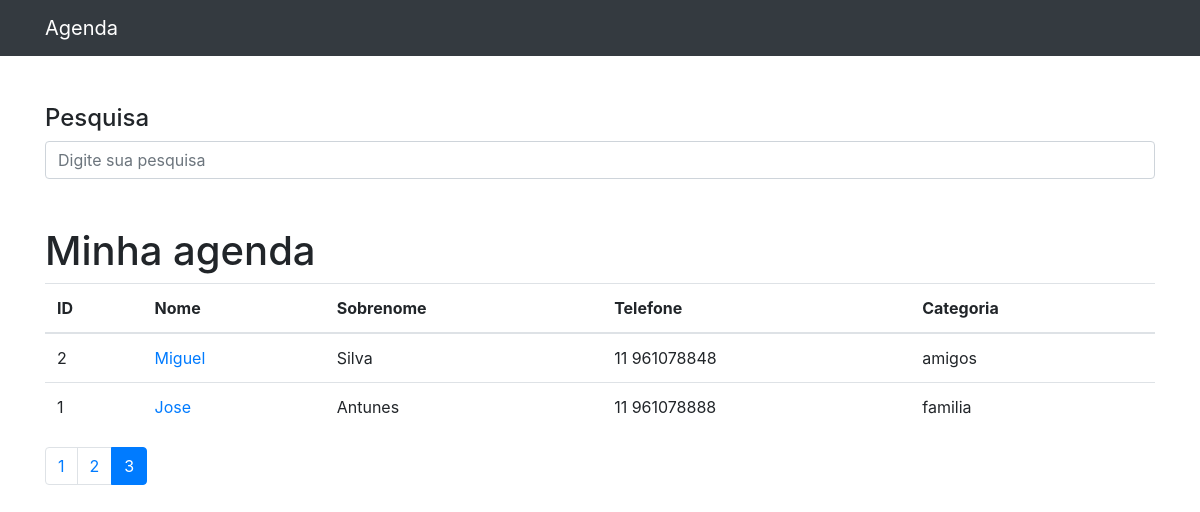
The page /?p=3&termo= on the database its author committed.
### contato/models.py (models this page shows, shortened)
class Contato(models.Model):
    nome = models.CharField(max_length= 50)
    sobrenome = models.CharField(max_length= 50, blank= True)
    telefone = models.CharField(max_length= 20)
    email = models.EmailField(max_length= 50, blank=True)
    data_criacao = models.DateTimeField(default= timezone.now)
    descricao = models.TextField(blank= True)
    categoria = models.ForeignKey(Categoria, on_delete= models.DO_NOTHING)
    mostrar = models.BooleanField(default= True)
    foto = models.ImageField(blank= True, upload_to='fotos/%Y/%m/%d')

class Categoria(models.Model):
    categoria = models.CharField(max_length= 50)
    def __str__(self) -> str:
        return self.categoria

### contato/views.py (the view)
# urls.py: path('', views.index, name='index'),
def index(request):
    lista_contatos = Contato.objects.order_by('-id').filter(mostrar= True)
    paginator = Paginator(lista_contatos, 2)
    paginas = request.GET.get('p')
    contatos = paginator.get_page(paginas)
    return render(request, 'index.html', {'contatos': contatos})

### contato/templates/index.html (shortened to what this page needs)
{% extends 'base.html' %}
{% block conteudo %}
    <div class="container">
        <div class="row">
            <div class="col-lg-12">
                <h4 class="mt-5">Pesquisa</h4>
                <form method="get" action="{% url 'busca' %}">
                    <div class="form-group row">
                        <div class="col-12">
                        <input class="form-control"
                                type="search" value="{{ request.GET.termo }}"
                                id="search-input"
                                placeholder="Digite sua pesquisa"
                                name="termo">
                        </div>
                    </div>
                </form>
                <h1 class="mt-5">Minha agenda</h1>
                <table class="table">
                    <thead>
                    <tr>
                        <th>ID</th>
                        <th>Nome</th>
                        <th>Sobrenome</th>
                        <th>Telefone</th>
                        <th>Categoria</th>
                    </tr>
                    </thead>
                    <tbody>
                    {% for contato in contatos %}
                        <tr>
                            <td>{{contato.id}}</td>
                            <td>
                                <a href="{% url 'detalhes' contato.id %}">{{contato.nome}}</a>
                            </td>
                            <td>{{contato.sobrenome}}</td>
                            <td>{{contato.telefone}}</td>
                            <td>{{contato.categoria}}</td>
                        </tr>
                    {% endfor %}
                    </tbody>
                </table>
                <nav aria-label="Page navigation example">
                    <ul class="pagination">
                        {% for pagina in contatos.paginator.page_range %}
                            {% if  contatos.number == pagina %}
                                <li class="page-item active">
                                    <a class="page-link" href="?p={{pagina}}&termo={{request.GET.termo}}">{{ pagina}}</a>
                                </li>
                            {% else %}
                                <li class="page-item">
                                    <a class="page-link" href="?p={{pagina}}&termo={{request.GET.termo}}">{{pagina}}</a>
                                </li>
                            {% endif %}
                        {% endfor %}
                    </ul>
                </nav>
            </div>
        </div>
    </div>
{% endblock conteudo %}

### rows shown on the page
Contato: id "2", nome "Miguel", sobrenome "Silva", telefone "11 961078848", categoria "amigos"
Contato: id "1", nome "Jose", sobrenome "Antunes", telefone "11 961078888", categoria "familia"

### other values the page prints
{{ pagina }} "1" "2"
{{ pagina }} "3"
